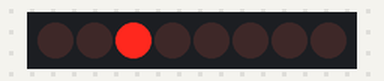
The sketch below on a simulated Arduino Uno, built with avr-gcc and run on an emulated ATmega328P. Shown: 8 shift-register outputs drawn as a row of LEDs (first output left, lit = HIGH). Wiring (inferred from the names in the program): shift register (74HC595): data pin 4; shift clock pin 6; latch pin 5. Wiring (inferred from the signals the program sends): row of LEDs: on Q0, Q1, Q2, Q3, Q4, Q5, Q6, Q7.

Above: at 0.2 s.
At 4.0 s:
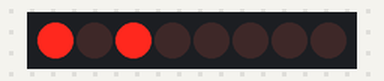
At 6.0 s:
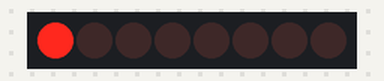
At 8.0 s:
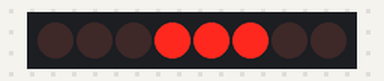
At 10.5 s:
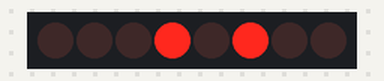
At 14.5 s:
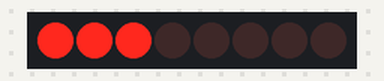
Timing chart, 0 to 16.9 s (numbered marks = the images above):
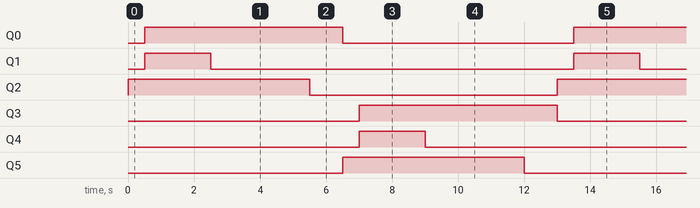

Measured:
- by itself, Q0, Q3: alternates HIGH for 6.0 s and LOW for 7.0 s
- by itself, Q1, Q4: alternates HIGH for 2.0 s and LOW for 11.0 s
- by itself, Q2, Q5: alternates HIGH for 5.5 s and LOW for 7.5 s

The sketch:

2.Control_mosfet_using_74HC595_with_array.ino
```cpp
/*
 * Date    : 14 February, 2024
 * Notes   : 74HC595 Shift Register to count from 0 to 255
 * Notes   : Using arrays, 8 elements and parameter in binary
 */
//Pin connected to ST_CP of 74HC595
int latchPin = 5;
//Pin connected to SH_CP of 74HC595
int clockPin = 6;
////Pin connected to DS of 74HC595
int dataPin = 4;
int binaryNumber [8] = {B00000100, B00000111, B00000101, B00000001, B00100000, B00111000, B00101000, B00001000};
int delayValues [4] = {500, 2000, 3000, 1000};

void setup() {
//set pins to output so you can control the shift register
  pinMode(latchPin, OUTPUT);
  pinMode(clockPin, OUTPUT);
  pinMode(dataPin, OUTPUT);

}
void loop() {
  digitalWrite(latchPin, LOW);
  shiftOut(dataPin, clockPin, MSBFIRST, binaryNumber[0]);
  digitalWrite(latchPin, HIGH);
  delay(delayValues[0]);

  digitalWrite(latchPin, LOW);
  shiftOut(dataPin, clockPin, MSBFIRST, binaryNumber[1]);
  digitalWrite(latchPin, HIGH);
  delay(delayValues[1]);

  digitalWrite(latchPin, LOW);
  shiftOut(dataPin, clockPin, MSBFIRST, binaryNumber[2]);
  digitalWrite(latchPin, HIGH);
  delay(delayValues[2]);

  digitalWrite(latchPin, LOW);
  shiftOut(dataPin, clockPin, MSBFIRST, binaryNumber[3]);
  digitalWrite(latchPin, HIGH);
  delay(delayValues[3]);

  digitalWrite(latchPin, LOW);
  shiftOut(dataPin, clockPin, MSBFIRST, binaryNumber[4]);
  digitalWrite(latchPin, HIGH);
  delay(delayValues[0]);

  digitalWrite(latchPin, LOW);
  shiftOut(dataPin, clockPin, MSBFIRST, binaryNumber[5]);
  digitalWrite(latchPin, HIGH);
  delay(delayValues[1]);

  digitalWrite(latchPin, LOW);
  shiftOut(dataPin, clockPin, MSBFIRST, binaryNumber[6]);
  digitalWrite(latchPin, HIGH);
  delay(delayValues[2]);

  digitalWrite(latchPin, LOW);
  shiftOut(dataPin, clockPin, MSBFIRST, binaryNumber[7]);
  digitalWrite(latchPin, HIGH);
  delay(delayValues[3]);
}
```
